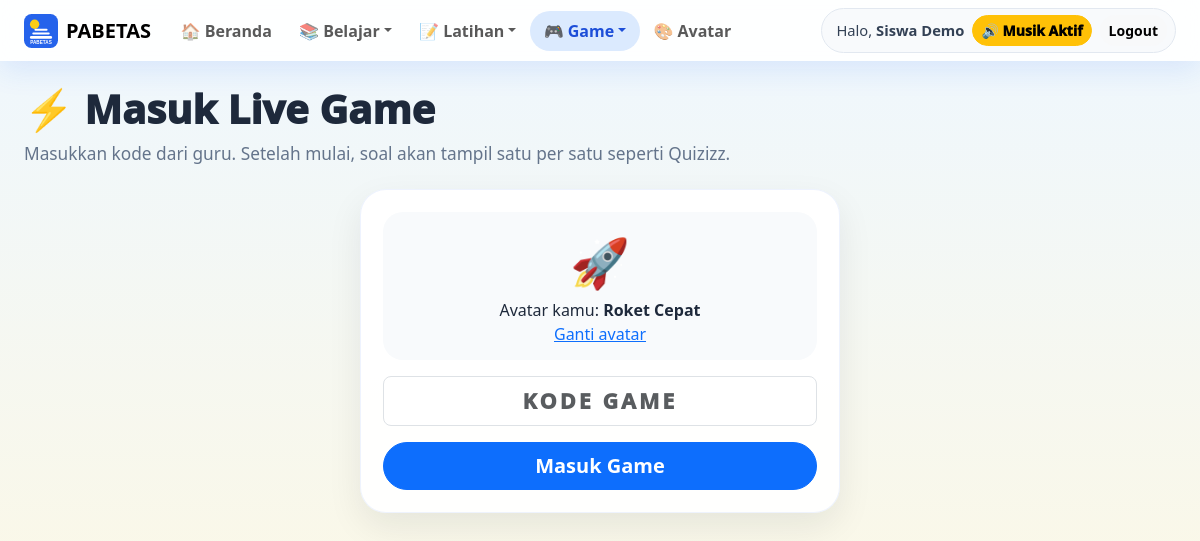
Screenshot of /student/live_join.php (signed in) with the database file from the repository.
### tables this page shows
CREATE TABLE users (
  id INT AUTO_INCREMENT PRIMARY KEY,
  name VARCHAR(120) NOT NULL,
  username VARCHAR(60) NOT NULL UNIQUE,
  password VARCHAR(255) NOT NULL,
  role ENUM('guru','murid') NOT NULL,
  status TINYINT(1) NOT NULL DEFAULT 1,
  avatar_key VARCHAR(40) NOT NULL DEFAULT 'rocket',
  created_at TIMESTAMP DEFAULT CURRENT_TIMESTAMP
);

### app/helpers.php (called while the page is built, shortened)
<?php
function e($value) {
    return htmlspecialchars((string)$value, ENT_QUOTES, 'UTF-8');
}
function url($path = '') {
    $base = rtrim(APP_URL, '/');
    $path = ltrim($path, '/');
    return $base . '/' . $path;
}

### app/db.php (called while the page is built, shortened)
<?php
function db() {
    $dsn = 'mysql:host=' . DB_HOST . ';port=' . DB_PORT . ';dbname=' . DB_NAME . ';charset=' . DB_CHARSET;
    try {
        $pdo = new PDO($dsn, DB_USER, DB_PASS, [
            PDO::ATTR_ERRMODE => PDO::ERRMODE_EXCEPTION,
            PDO::ATTR_DEFAULT_FETCH_MODE => PDO::FETCH_ASSOC,
            PDO::ATTR_EMULATE_PREPARES => false,
        ]);
        return $pdo;
    } catch (PDOException $e) {
        if (defined('APP_DEBUG') && APP_DEBUG) {
            exit('<h2>Koneksi database gagal</h2><p>' . htmlspecialchars($e->getMessage()) . '</p><p>Jalankan <b>/install.php</b> atau import <b>database/pabetas_advanced.sql</b>.</p>');
        }
        exit('Koneksi database gagal. Hubungi administrator.');
    }
}

### app/auth.php (called while the page is built, shortened)
<?php
function current_user() {
    static $user = null;
    if ($user !== null) return $user;
    $stmt = db()->prepare('SELECT id, name, username, role, status, avatar_key FROM users WHERE id=? LIMIT 1');
    $stmt->execute([$_SESSION['user_id']]);
    $user = $stmt->fetch();
    return $user ?: null;
}
function require_login() {
    if (!current_user()) {
        redirect('login.php');
    }
}
function require_role($role) {
    require_login();
}

### app/live_game.php (called while the page is built, shortened)
<?php
function pabetas_avatar_options(): array {
    return [
        'boy_hero' => ['emoji'=>'🧒','label'=>'Anak Hebat','color'=>'#38bdf8'],
        'girl_hero' => ['emoji'=>'👧','label'=>'Anak Pintar','color'=>'#fb7185'],
        'boy_cap' => ['emoji'=>'🧢','label'=>'Si Topi Biru','color'=>'#60a5fa'],
        'girl_bow' => ['emoji'=>'🎀','label'=>'Si Pita Ceria','color'=>'#f472b6'],
        'star' => ['emoji'=>'⭐','label'=>'Bintang Ceria','color'=>'#facc15'],
        'rocket' => ['emoji'=>'🚀','label'=>'Roket Cepat','color'=>'#38bdf8'],
        'cat' => ['emoji'=>'🐱','label'=>'Kucing Pintar','color'=>'#fb7185'],
        'robot' => ['emoji'=>'🤖','label'=>'Robot Teliti','color'=>'#8b5cf6'],
        'lion' => ['emoji'=>'🦁','label'=>'Singa Berani','color'=>'#f59e0b'],
        'rabbit' => ['emoji'=>'🐰','label'=>'Kelinci Cepat','color'=>'#f9a8d4'],
        'owl' => ['emoji'=>'🦉','label'=>'Burung Hantu Cerdas','color'=>'#a78bfa'],
        'panda' => ['emoji'=>'🐼','label'=>'Panda Tenang','color'=>'#94a3b8'],
        'book' => ['emoji'=>'📚','label'=>'Buku Hebat','color'=>'#22c55e'],
        'pencil' => ['emoji'=>'✏️','label'=>'Pensil Juara','color'=>'#f97316'],
        'trophy' => ['emoji'=>'🏆','label'=>'Juara Kelas','color'=>'#facc15'],
        'wizard' => ['emoji'=>'🧙','label'=>'Ahli Satuan','color'=>'#7c3aed'],
    ];
}
function pabetas_avatar($key): array {
    $options = pabetas_avatar_options();
    return $options[$key] ?? $options['rocket'];
}

### public/student/live_join.php (the view, shortened to what this page needs)
<?php
require_once __DIR__ . '/../../app/layout.php';
require_role('murid');
render_header('Masuk Live Game', 'live');
?>
<div class="page-title"><h1>⚡ Masuk Live Game</h1><p>Masukkan kode dari guru. Setelah mulai, soal akan tampil satu per satu seperti Quizizz.</p></div>
<div class="panel-card col-lg-5 mx-auto text-center">
  <div class="selected-avatar-preview mb-3"><span><?= e(pabetas_avatar(current_user()['avatar_key'] ?? 'rocket')['emoji']) ?></span><div>Avatar kamu: <b><?= e(pabetas_avatar(current_user()['avatar_key'] ?? 'rocket')['label']) ?></b></div><a href="<?= url('student/avatar.php') ?>">Ganti avatar</a></div>
  <form method="post">
    <input class="form-control form-control-lg text-center room-input mb-3" name="code" placeholder="KODE GAME" required autofocus>
    <button class="btn btn-primary btn-lg rounded-pill w-100">Masuk Game</button>
  </form>
</div>
<?php render_footer(); ?>

### app/layout.php (shortened to what this page needs)
<?php
function nav_active(array $items, string $active): string {
    return in_array($active, $items, true) ? 'active' : '';
}
function sound_context_from_active(string $active, bool $isGuru): string {
    if (in_array($active, ['live','ranking'], true)) return 'live';
    return 'home';
}
function render_header($title, $active = '') {
    $user = current_user();
    $isGuru = $user && $user['role'] === 'guru';
    $soundContext = sound_context_from_active($active, $isGuru);
    ?>
<!doctype html>
<html lang="id">
<head>
    <link href="https://cdn.jsdelivr.net/npm/bootstrap@5.3.3/dist/css/bootstrap.min.css" rel="stylesheet">
    <link rel="stylesheet" href="<?= url('assets/css/style.css?v=9') ?>">
</head>
<body data-sound-context="<?= e($soundContext) ?>">
<nav class="navbar navbar-expand-lg navbar-pabetas sticky-top">
    <div class="container-fluid px-3 px-md-4">
        <a class="navbar-brand fw-black d-flex align-items-center gap-2" href="<?= url($isGuru ? 'teacher/dashboard.php' : 'student/dashboard.php') ?>">
            <img src="<?= url(SCHOOL_LOGO) ?>" class="logo-sm" alt="Logo"> <span>PABETAS</span>
        </a>
        <div class="collapse navbar-collapse" id="navMain">
            <ul class="navbar-nav me-auto mb-2 mb-lg-0 nav-compact">
                <?php if ($isGuru): ?>
                    <li class="nav-item"><a class="nav-link <?= $active==='dashboard'?'active':'' ?>" href="<?= url('teacher/dashboard.php') ?>">🏠 Dashboard</a></li>
                    <li class="nav-item dropdown">
                        <a class="nav-link dropdown-toggle <?= nav_active(['materials','questions','quizzes','essay_sets','learning_flow','reflections'], $active) ?>" href="#" data-bs-toggle="dropdown">📚 Pembelajaran</a>
                        <ul class="dropdown-menu dropdown-menu-pabetas">
                            <li><a class="dropdown-item <?= $active==='materials'?'active':'' ?>" href="<?= url('teacher/materials.php') ?>">Papan Belajar</a></li>
                            <li><a class="dropdown-item <?= $active==='questions'?'active':'' ?>" href="<?= url('teacher/questions.php') ?>">Bank Soal</a></li>
                            <li><a class="dropdown-item <?= $active==='quizzes'?'active':'' ?>" href="<?= url('teacher/quizzes.php') ?>">Kuis, Pretest, Posttest</a></li>
                            <li><a class="dropdown-item <?= $active==='essay_sets'?'active':'' ?>" href="<?= url('teacher/essay_sets.php') ?>">Paket Esai</a></li>
                            <li><a class="dropdown-item <?= $active==='learning_flow'?'active':'' ?>" href="<?= url('teacher/learning_flow.php') ?>">Alur Belajar</a></li>
                            <li><a class="dropdown-item <?= $active==='reflections'?'active':'' ?>" href="<?= url('teacher/reflections.php') ?>">Refleksi Murid</a></li>
                        </ul>
                    </li>
                    <li class="nav-item dropdown">
                        <a class="nav-link dropdown-toggle <?= nav_active(['rooms','live_games','weekly'], $active) ?>" href="#" data-bs-toggle="dropdown">🎮 Game</a>
                        <ul class="dropdown-menu dropdown-menu-pabetas">
                            <li><a class="dropdown-item <?= $active==='rooms'?'active':'' ?>" href="<?= url('teacher/rooms.php') ?>">Mode Tim</a></li>
                            <li><a class="dropdown-item <?= $active==='live_games'?'active':'' ?>" href="<?= url('teacher/live_games.php') ?>">Live Game</a></li>
                            <li><a class="dropdown-item <?= $active==='weekly'?'active':'' ?>" href="<?= url('teacher/weekly_leaderboard.php') ?>">Leaderboard Mingguan</a></li>
                        </ul>
                    </li>
                    <li class="nav-item dropdown">
                        <a class="nav-link dropdown-toggle <?= nav_active(['grading','academic','reports'], $active) ?>" href="#" data-bs-toggle="dropdown">📊 Nilai & Laporan</a>
                        <ul class="dropdown-menu dropdown-menu-pabetas">
                            <li><a class="dropdown-item <?= $active==='grading'?'active':'' ?>" href="<?= url('teacher/grading.php') ?>">Nilai Esai</a></li>
                            <li><a class="dropdown-item <?= $active==='academic'?'active':'' ?>" href="<?= url('teacher/academic_reports.php') ?>">Laporan Akademik</a></li>
                            <li><a class="dropdown-item <?= $active==='reports'?'active':'' ?>" href="<?= url('teacher/reports.php') ?>">Laporan Umum</a></li>
                        </ul>
                    </li>
                    <li class="nav-item"><a class="nav-link <?= $active==='students'?'active':'' ?>" href="<?= url('teacher/students.php') ?>">👥 Murid</a></li>
                <?php elseif ($user): ?>
                    <li class="nav-item"><a class="nav-link <?= $active==='student'?'active':'' ?>" href="<?= url('student/dashboard.php') ?>">🏠 Beranda</a></li>
                    <li class="nav-item dropdown">
                        <a class="nav-link dropdown-toggle <?= nav_active(['academic','learn','ladder','reflection'], $active) ?>" href="#" data-bs-toggle="dropdown">📚 Belajar</a>
                    </li>
                    <li class="nav-item dropdown">
                        <a class="nav-link dropdown-toggle <?= nav_active(['quiz','essay_quiz','essay_feedback'], $active) ?>" href="#" data-bs-toggle="dropdown">📝 Latihan</a>
                    </li>
                    <li class="nav-item dropdown">
                        <a class="nav-link dropdown-toggle <?= nav_active(['live','team','team_game','ranking'], $active) ?>" href="#" data-bs-toggle="dropdown">🎮 Game</a>
                    </li>
                    <li class="nav-item"><a class="nav-link <?= $active==='avatar'?'active':'' ?>" href="<?= url('student/avatar.php') ?>">🎨 Avatar</a></li>
                <?php endif; ?>
            </ul>
            <?php if ($user): ?>
            <div class="nav-user-box">
                <span>Halo, <b><?= e($user['name']) ?></b></span>
                <button type="button" class="btn btn-outline-light btn-sm rounded-pill" id="soundToggle" title="Aktifkan suara">🔊 Suara</button>
                <a class="btn btn-light btn-sm rounded-pill" href="<?= url('logout.php') ?>">Logout</a>
            </div>
            <?php endif; ?>
        </div>
    </div>
</nav>
<main class="container-fluid px-3 px-md-4 py-4">
    <?php
}
function render_footer() {
    ?>
</main>
</body>
</html>
    <?php
}

### public/assets/css/style.css (style rules this page uses)
:root { --blue:#2563eb;--sky:#38bdf8;--yellow:#facc15;--red:#fb7185;--purple:#8b5cf6;--dark:#1e293b;--soft:#f8fafc;--green:#22c55e }
* { box-sizing:border-box }
body { background:linear-gradient(180deg,#eef7ff 0%,#fff8df 100%);font-family:system-ui,-apple-system,BlinkMacSystemFont,"Segoe UI",sans-serif;color:var(--dark);min-height:100vh }
.fw-black { font-weight:900 }
.navbar-pabetas { background:rgba(255,255,255,.9);backdrop-filter:blur(14px);box-shadow:0 8px 30px rgba(37,99,235,.12) }
.navbar-pabetas .nav-link { font-weight:700;border-radius:999px;padding:.5rem .85rem!important }
.navbar-pabetas .nav-link.active,.navbar-pabetas .nav-link:hover { background:#dbeafe;color:#1d4ed8 }
.logo-sm { width:34px;height:34px }
.page-hero h1,.student-hero h1,.page-title h1 { font-weight:1000 }
.page-title { margin-bottom:22px }
.page-title p { color:#64748b;font-size:1.08rem }
.stat-card,.panel-card,.feature-card,.lesson-card,.question-card { background:rgba(255,255,255,.94);border:1px solid rgba(37,99,235,.08);border-radius:26px;padding:22px;box-shadow:0 14px 35px rgba(15,23,42,.08) }
.room-code,.room-input { font-size:1.35rem;letter-spacing:3px;font-weight:1000 }
.selected-avatar-preview { background:#f8fafc;border-radius:20px;padding:14px }
.selected-avatar-preview span { font-size:3rem }
.nav-user-box { display:flex;align-items:center;gap:10px;background:#f8fafc;border:1px solid #e2e8f0;border-radius:999px;padding:6px 8px 6px 14px }
.nav-user-box span { font-size:.92rem;color:#334155 }
.btn { font-weight:850 }
.nav-user-box { display:flex;align-items:center;gap:.5rem;flex-wrap:wrap }
.lesson-card,.panel-card { overflow-wrap:anywhere }
#soundToggle { font-weight:1000;white-space:nowrap }
.nav-user-box #soundToggle { min-width:116px }
.option-box,.btn,.role-card,.avatar-choice,.mood-option { transition:transform .16s ease, box-shadow .16s ease, background .16s ease }

### rows the page displays
users: name "Siswa Demo", avatar_key "🚀", avatar_key "Roket Cepat"
